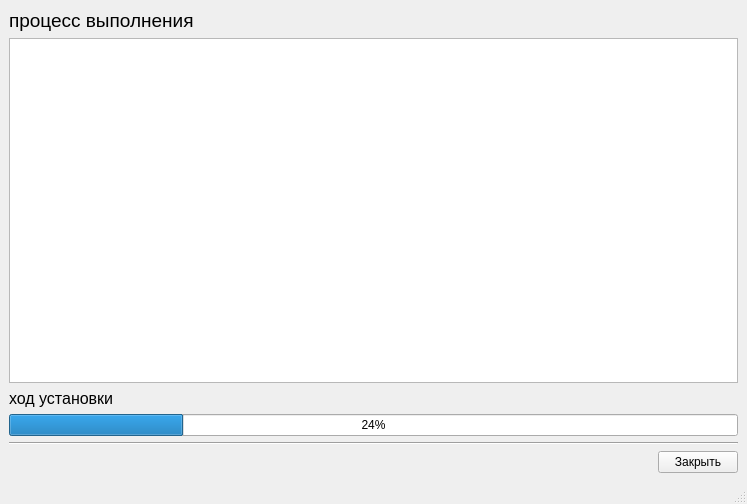
<?xml version="1.0" encoding="UTF-8"?>
<ui version="4.0">
 <class>MainWindow</class>
 <widget class="QMainWindow" name="MainWindow">
  <property name="geometry">
   <rect>
    <x>0</x>
    <y>0</y>
    <width>747</width>
    <height>504</height>
   </rect>
  </property>
  <property name="windowTitle">
   <string>Отладочное окно</string>
  </property>
  <widget class="QWidget" name="centralwidget">
   <layout class="QGridLayout" name="gridLayout">
    <item row="0" column="0">
     <widget class="QLabel" name="label">
      <property name="font">
       <font>
        <pointsize>14</pointsize>
       </font>
      </property>
      <property name="text">
       <string>процесс выполнения</string>
      </property>
     </widget>
    </item>
    <item row="1" column="0" colspan="2">
     <widget class="QPlainTextEdit" name="plainTextEdit">
      <property name="readOnly">
       <bool>true</bool>
      </property>
     </widget>
    </item>
    <item row="2" column="0">
     <widget class="QLabel" name="label_2">
      <property name="font">
       <font>
        <pointsize>12</pointsize>
       </font>
      </property>
      <property name="text">
       <string>ход установки</string>
      </property>
     </widget>
    </item>
    <item row="3" column="0" colspan="2">
     <widget class="QProgressBar" name="progressBar">
      <property name="value">
       <number>24</number>
      </property>
     </widget>
    </item>
    <item row="4" column="0" colspan="2">
     <widget class="Line" name="line">
      <property name="orientation">
       <enum>Qt::Horizontal</enum>
      </property>
     </widget>
    </item>
    <item row="5" column="1">
     <widget class="QPushButton" name="pushButton">
      <property name="maximumSize">
       <size>
        <width>80</width>
        <height>24</height>
       </size>
      </property>
      <property name="text">
       <string>Закрыть</string>
      </property>
     </widget>
    </item>
   </layout>
  </widget>
  <widget class="QStatusBar" name="statusbar"/>
 </widget>
 <resources/>
 <connections/>
</ui>
